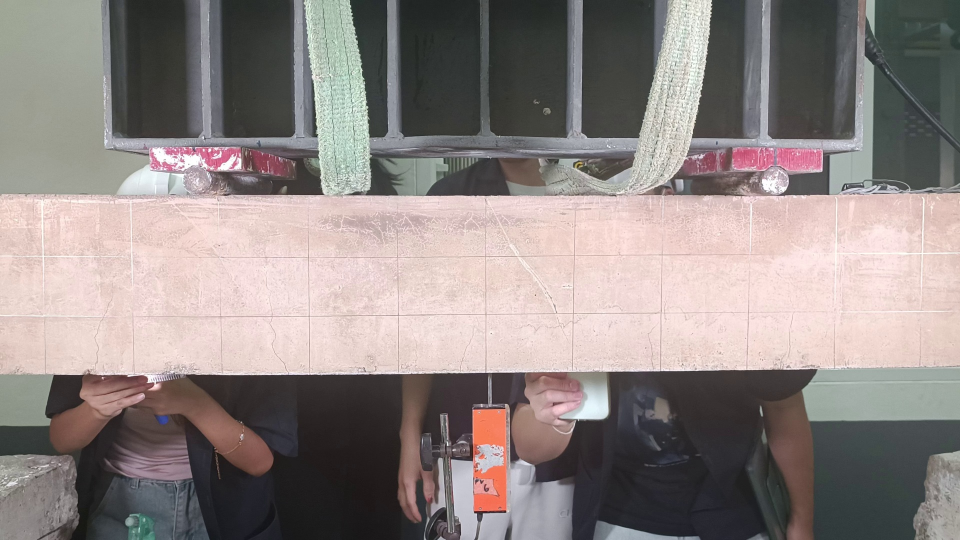
#> input picture code/results/rescale.jpg, 1920 x 1080 px (shown at 1/2 size)
$ python 05_histogram_color_channel.py
#> lines starting #> are read from the running program, lines starting #| are printed output that depends on the picture
#import the module form skimage
from skimage import data, color, filters, io
from matplotlib import pyplot as plt

# Modify the plot_comparison function to compare three images
def plot_comparison(original, red_hist, green_hist, blue_hist):
    fig, (ax1, ax2, ax3, ax4) = plt.subplots(ncols=4, figsize=(16, 6), sharex=False, sharey=False)

    # Display the original image
    ax1.imshow(original)
    ax1.set_title('Resized_image_1920x1080')
    ax1.axis('off')

    # Display the red histogram
    ax2.bar(range(256), red_hist[0], color='red', alpha=0.7)
    ax2.set_title('Red Histogram')
    ax2.set_xlabel('Pixel Intensity')
    ax2.set_ylabel('Frequency')

    # Display the green histogram
    ax3.bar(range(256), green_hist[0], color='green', alpha=0.7)
    ax3.set_title('Green Histogram')
    ax3.set_xlabel('Pixel Intensity')

    # Display the blue histogram
    ax4.bar(range(256), blue_hist[0], color='blue', alpha=0.7)
    ax4.set_title('Blue Histogram')
    ax4.set_xlabel('Pixel Intensity')

    plt.tight_layout()
    plt.show()

# Load the image
crack_image = io.imread('../results/rescale.jpg')
#> crack_image is the input picture: shape (1080, 1920, 3); mean R, G, B 143.2, 133.9, 131.6

# Extract the red, green, and blue channels from the image
red_channel = crack_image[:, :, 0]
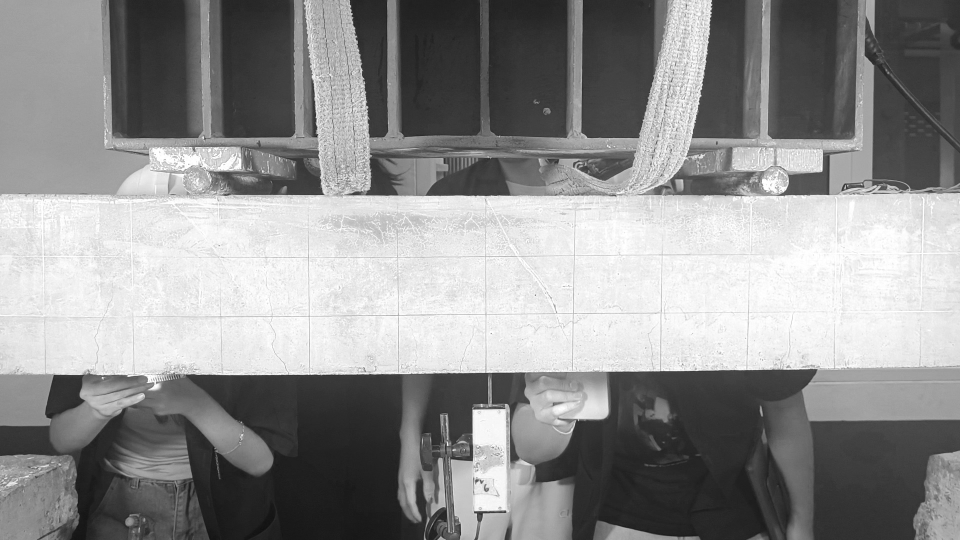
#> red_channel: shape (1080, 1920) (shown at 1/2 size); min 14, max 255, mean 143.2
green_channel = crack_image[:, :, 1]
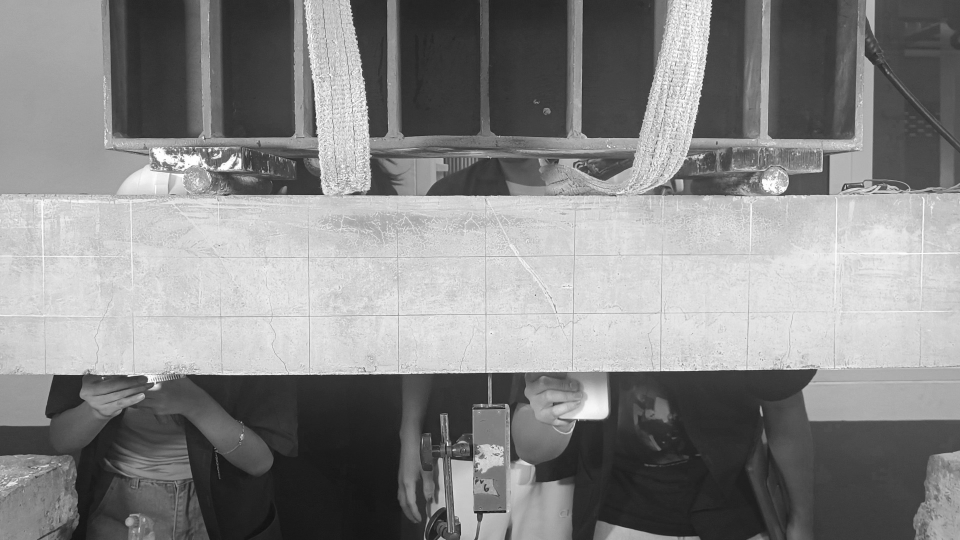
#> green_channel: shape (1080, 1920) (shown at 1/2 size); min 13, max 255, mean 133.9
blue_channel = crack_image[:, :, 2]

# Compute histograms for each channel
red_histogram = plt.hist(red_channel.ravel(), bins=256, range=(0, 256), color='red', alpha=0.7)
green_histogram = plt.hist(green_channel.ravel(), bins=256, range=(0, 256), color='green', alpha=0.7)
blue_histogram = plt.hist(blue_channel.ravel(), bins=256, range=(0, 256), color='blue', alpha=0.7)

# Use the modified plot_comparison function
plot_comparison(crack_image, red_histogram, green_histogram, blue_histogram)
#> in plot_comparison, `plt.show()`:
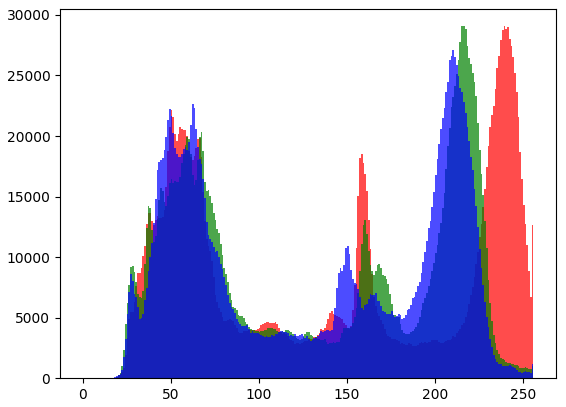
#> figure drawn by matplotlib, 1 panel; tallest bar 29064 high, from x = 239 to 240; tallest bar 29068 high, from x = 215 to 216; tallest bar 27090 high, from x = 210 to 211
#> in plot_comparison, `plt.show()`:
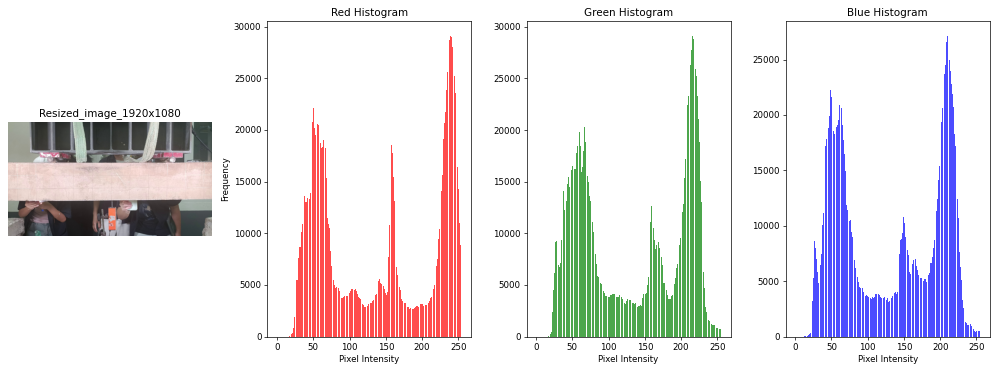
#> figure drawn by matplotlib, 4 panels; panel 2: tallest bar 29064 high, from x = 238.6 to 239.4; panel 3: tallest bar 29068 high, from x = 214.6 to 215.4; panel 4: tallest bar 27090 high, from x = 209.6 to 210.4
